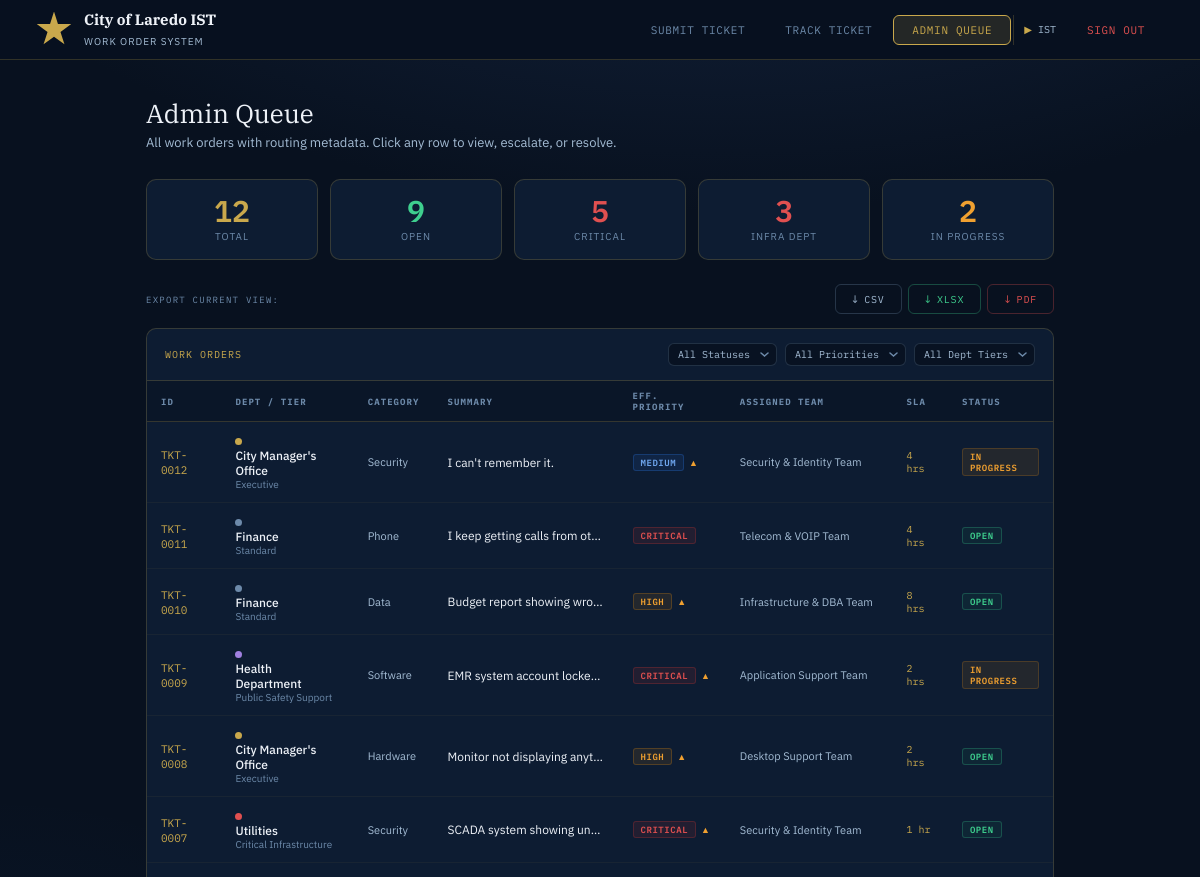
/admin-queue/ (signed in, upper part), run on an earlier commit of the app's database.
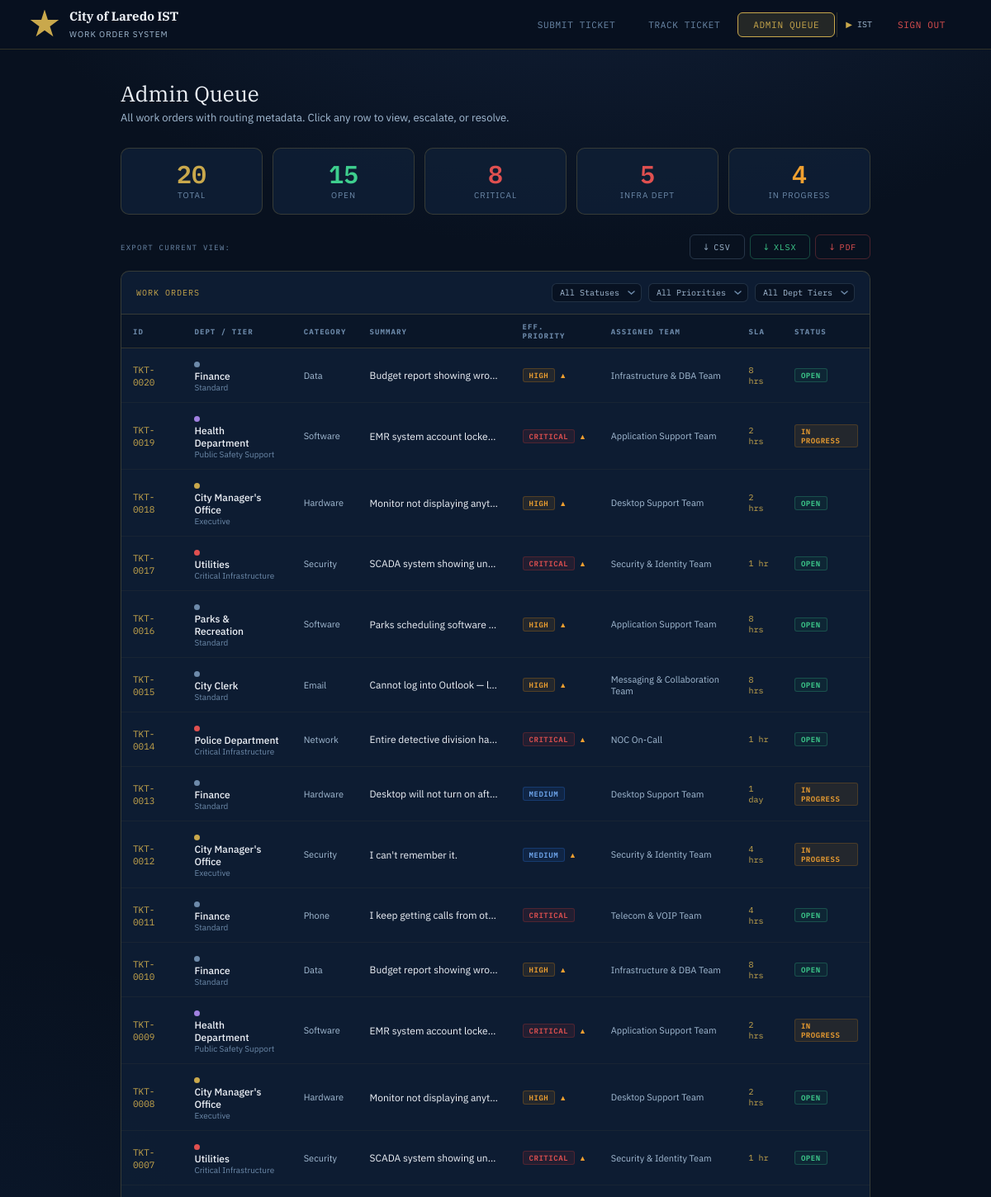
And on a later commit of the database.
### tickets/models.py (models this page shows, shortened)
class Ticket(models.Model):
    ticket_id   = models.CharField(max_length=20, unique=True, editable=False)
    submitter   = models.ForeignKey(
        Employee, null=True, blank=True,
        on_delete=models.SET_NULL,
        related_name="tickets",
        verbose_name="Submitted By",
    )
    name        = models.CharField("Full Name",    max_length=120)
    employee_id = models.CharField("Employee ID",  max_length=30)
    department  = models.CharField("Department",   max_length=80,
                                   choices=DEPARTMENT_CHOICES)
    email       = models.EmailField("Contact Email")
    category    = models.CharField("Category",    max_length=30,
                                   choices=CATEGORY_CHOICES)
    subtype     = models.CharField("Sub-Type",    max_length=30,
                                   choices=SUBTYPE_CHOICES, blank=True)
    issue_type  = models.CharField("Issue Type",  max_length=40,
                                   choices=ISSUE_TYPE_CHOICES, blank=True)
    title       = models.CharField("Brief Summary",      max_length=120)
    description = models.TextField("Detailed Description", blank=True)
    asset_tag   = models.CharField("Asset Tag",  max_length=40, blank=True)
    location    = models.CharField("Location",   max_length=80, blank=True)
    phone_ext   = models.CharField("Phone Ext",  max_length=10, blank=True)
    user_priority = models.IntegerField(
        "User-Selected Priority",
        choices=PRIORITY_CHOICES, default=4,
    )
    routing_tier               = models.CharField("Dept Tier",         max_length=30,  blank=True)
    routing_tier_label         = models.CharField("Tier Label",        max_length=60,  blank=True)
    routing_team               = models.CharField("Assigned Team",     max_length=100, blank=True)
    routing_sla                = models.CharField("SLA Target",        max_length=20,  blank=True)
    routing_effective_priority = models.IntegerField("Effective Priority", default=4)
    routing_was_modified       = models.BooleanField("Priority Auto-Adjusted", default=False)
    routing_reasons            = models.TextField("Routing Reasons (JSON)", blank=True)
    routing_escalation_path    = models.TextField("Escalation Path (JSON)",  blank=True)
    status       = models.CharField(max_length=20, choices=TicketStatus.choices,
                                    default=TicketStatus.OPEN)
    submitted_at = models.DateTimeField(auto_now_add=True)
    updated_at   = models.DateTimeField(auto_now=True)
    class Meta:
        ordering = ["-submitted_at"]
        verbose_name = "Ticket"
        verbose_name_plural = "Tickets"
    @property
    def effective_priority_label(self) -> str:
        return PRIORITY_LABELS.get(self.routing_effective_priority, "Unknown")
    @property
    def priority_badge_class(self) -> str:
        return {1: "bp1", 2: "bp2", 3: "bp3", 4: "bp4"}.get(
            self.routing_effective_priority, "bp4"
        )
    @property
    def status_badge_class(self) -> str:
        return {
            "Open":        "bs-open",
            "In Progress": "bs-prog",
            "Closed":      "bs-clos",
        }.get(self.status, "")
    @property
    def tier_badge_class(self) -> str:
        return f"tier-{self.routing_tier}"

### tickets/views.py (the view)
# urls.py: path("admin-queue/",             views.admin_queue,      name="admin_queue"),
@ist_required
def admin_queue(request):
    tickets = Ticket.objects.select_related("submitter").all()
    status_filter   = request.GET.get("status",   "")
    priority_filter = request.GET.get("priority", "")
    tier_filter     = request.GET.get("tier",     "")
    if status_filter:
        tickets = tickets.filter(status=status_filter)
    if priority_filter:
        tickets = tickets.filter(routing_effective_priority=int(priority_filter))
    if tier_filter:
        tickets = tickets.filter(routing_tier=tier_filter)
    all_tickets = Ticket.objects.all()
    stats = {
        "total":       all_tickets.count(),
        "open":        all_tickets.filter(status=TicketStatus.OPEN).count(),
        "in_progress": all_tickets.filter(status=TicketStatus.IN_PROGRESS).count(),
        "critical":    all_tickets.filter(routing_effective_priority=1).count(),
        "infra":       all_tickets.filter(routing_tier="CRITICAL_INFRA").count(),
    }
    context = {
        "tickets":          tickets,
        "stats":            stats,
        "status_filter":    status_filter,
        "priority_filter":  priority_filter,
        "tier_filter":      tier_filter,
        "status_choices":   [("", "All Statuses")] + list(TicketStatus.choices),
        "priority_choices": [
            ("", "All Priorities"),
            ("1", "Critical"), ("2", "High"), ("3", "Medium"), ("4", "Low"),
        ],
        "tier_choices": [
            ("", "All Dept Tiers"),
            ("CRITICAL_INFRA", "Critical Infra"),
            ("EXECUTIVE",      "Executive"),
            ("PUBLIC_SAFETY",  "Public Safety"),
            ("STANDARD",       "Standard"),
        ],
    }
    return render(request, "tickets/admin_queue.html", context)

### tickets/views.py (called while the page is built)
def ist_required(view_fn):
    @wraps(view_fn)
    def wrapper(request, *args, **kwargs):
        if not request.session.get("employee_pk"):
            return redirect("employee_login")
        role = request.session.get("employee_role", "dept")
        if role not in ("ist", "admin"):
            return redirect("submit_ticket")
        return view_fn(request, *args, **kwargs)
    return wrapper

### tickets/templates/tickets/admin_queue.html (shortened to what the changed rows need)
{% extends "tickets/base.html" %}
{% block content %}
<div class="ph">
  <h1>Admin Queue</h1>
</div>
<div class="stats-row">
  <div class="stat"><div class="n" style="color:var(--gold)">{{ stats.total }}</div><div class="l">Total</div></div>
  <div class="stat"><div class="n" style="color:var(--green-2)">{{ stats.open }}</div><div class="l">Open</div></div>
  <div class="stat"><div class="n" style="color:var(--red-2)">{{ stats.critical }}</div><div class="l">Critical</div></div>
  <div class="stat"><div class="n" style="color:var(--red-2)">{{ stats.infra }}</div><div class="l">Infra Dept</div></div>
  <div class="stat"><div class="n" style="color:var(--amber-2)">{{ stats.in_progress }}</div><div class="l">In Progress</div></div>
</div>
<form method="GET" style="margin-bottom:0">
  <div class="table-card">
    <table>
      <thead>
        <tr>
          <th>ID</th>
          <th>Dept / Tier</th>
          <th>Category</th>
          <th>Summary</th>
          <th>Eff. Priority</th>
          <th>Assigned Team</th>
          <th>SLA</th>
          <th>Status</th>
        </tr>
      </thead>
      <tbody>
        {% for ticket in tickets %}
        <tr onclick="window.location='{% url 'ticket_detail' ticket.ticket_id %}'" style="cursor:pointer">
          <td><span class="tid">{{ ticket.ticket_id }}</span></td>
          <td class="{{ ticket.tier_badge_class }}">
            <span class="tdot"></span>
            <div style="font-weight:500;font-size:12px">{{ ticket.department }}</div>
            <div style="font-size:10px;color:var(--steel)">{{ ticket.routing_tier_label }}</div>
          </td>
          <td style="text-transform:capitalize;font-size:11px;color:var(--steel-2)">{{ ticket.category }}</td>
          <td style="max-width:185px;overflow:hidden;text-overflow:ellipsis;white-space:nowrap">{{ ticket.title }}</td>
          <td>
            <span class="badge {{ ticket.priority_badge_class }}">{{ ticket.effective_priority_label }}</span>
            {% if ticket.routing_was_modified %}
              <span title="Auto-adjusted" style="font-size:9px;color:var(--amber-2);margin-left:2px">&#9650;</span>
            {% endif %}
          </td>
          <td style="font-size:11px;color:var(--steel-2)">{{ ticket.routing_team }}</td>
          <td style="font-family:'IBM Plex Mono',monospace;font-size:10px;color:var(--gold)">{{ ticket.routing_sla }}</td>
          <td><span class="badge {{ ticket.status_badge_class }}">{{ ticket.status }}</span></td>
        </tr>
        {% empty %}
        <tr>
          <td colspan="8" style="text-align:center;padding:24px;color:var(--steel)">
            No tickets match the selected filters.
          </td>
        </tr>
        {% endfor %}
      </tbody>
    </table>
  </div>
</form>
{% endblock %}

What changed in the data, as far as the page shows it:
added Ticket: ticket_id "TKT-0020", department "Finance", routing_tier_label "Standard", category "Data", title "Budget report showing wro…", effective_priority_label "HIGH", routing_team "Infrastructure & DBA Team", routing_sla "8 hrs", status "OPEN"
added Ticket: ticket_id "TKT-0019", department "Health Department", routing_tier_label "Public Safety Support", category "Software", title "EMR system account locke…", effective_priority_label "CRITICAL", routing_team "Application Support Team", routing_sla "2 hrs", status "IN PROGRESS"
added Ticket: ticket_id "TKT-0018", department "City Manager's Office", routing_tier_label "Executive", category "Hardware", title "Monitor not displaying anyt…", effective_priority_label "HIGH", routing_team "Desktop Support Team", routing_sla "2 hrs", status "OPEN"
added Ticket: ticket_id "TKT-0017", department "Utilities", routing_tier_label "Critical Infrastructure", category "Security", title "SCADA system showing un…", effective_priority_label "CRITICAL", routing_team "Security & Identity Team", routing_sla "1 hr", status "OPEN"
added Ticket: ticket_id "TKT-0016", department "Parks & Recreation", routing_tier_label "Standard", category "Software", title "Parks scheduling software…", effective_priority_label "HIGH", routing_team "Application Support Team", routing_sla "8 hrs", status "OPEN"
added Ticket: ticket_id "TKT-0015", department "City Clerk", routing_tier_label "Standard", category "Email", title "Cannot log into Outlook — l…", effective_priority_label "HIGH", routing_team "Messaging & Collaboration Team", routing_sla "8 hrs", status "OPEN"
added Ticket: ticket_id "TKT-0014", department "Police Department", routing_tier_label "Critical Infrastructure", category "Network", title "Entire detective division ha…", effective_priority_label "CRITICAL", routing_team "NOC On-Call", routing_sla "1 hr", status "OPEN"
added Ticket: ticket_id "TKT-0013", department "Finance", routing_tier_label "Standard", category "Hardware", title "Desktop will not turn on aft…", effective_priority_label "MEDIUM", routing_team "Desktop Support Team", routing_sla "1 day", status "IN PROGRESS"
Also different on the page:
{{ stats.total }}: "12" → "20"
{{ stats.open }}: "9" → "15"
{{ stats.critical }}: "5" → "8"
{{ stats.infra }}: "3" → "5"
{{ stats.in_progress }}: "2" → "4"
